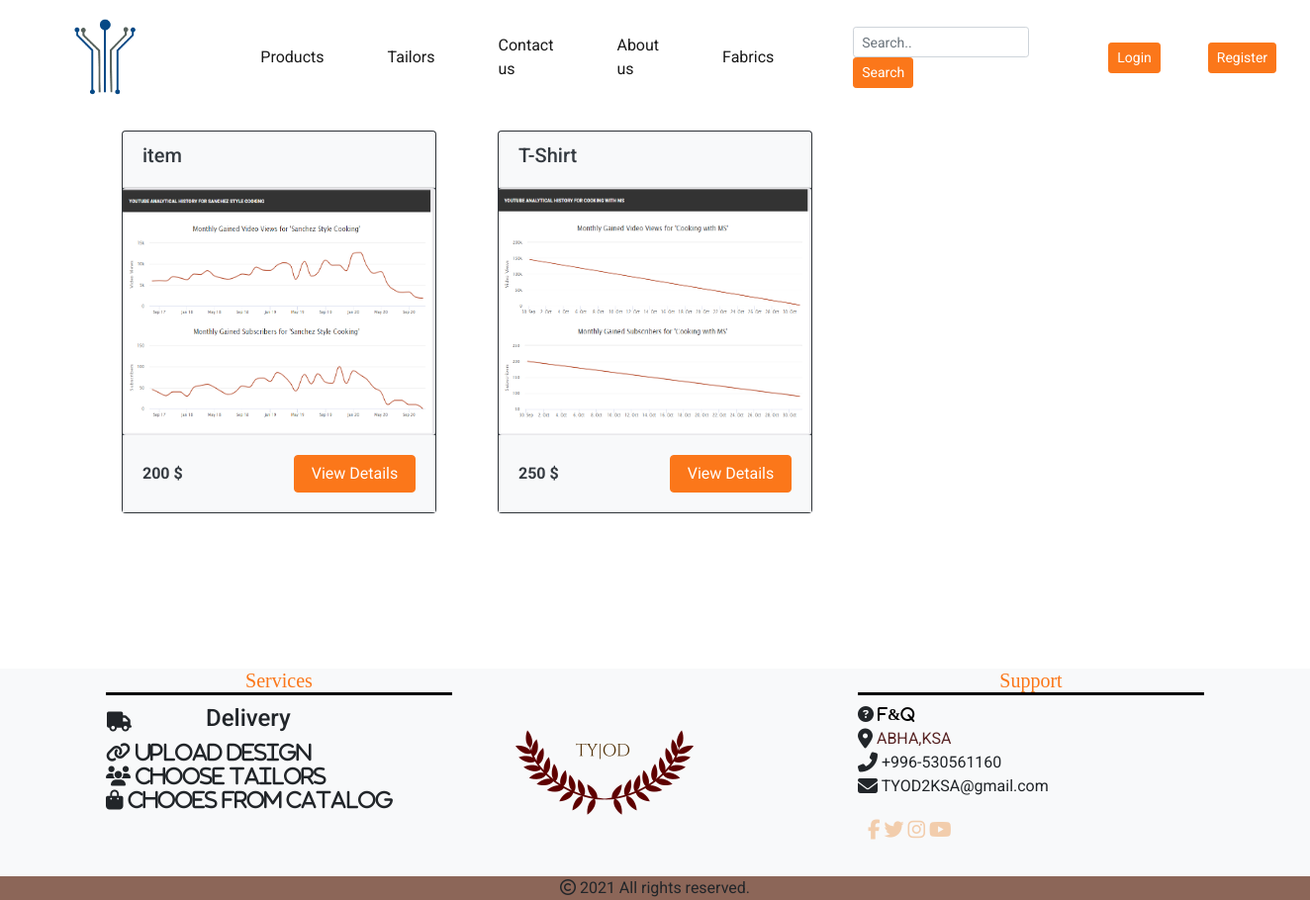
The page /products.php on the database as committed earlier.
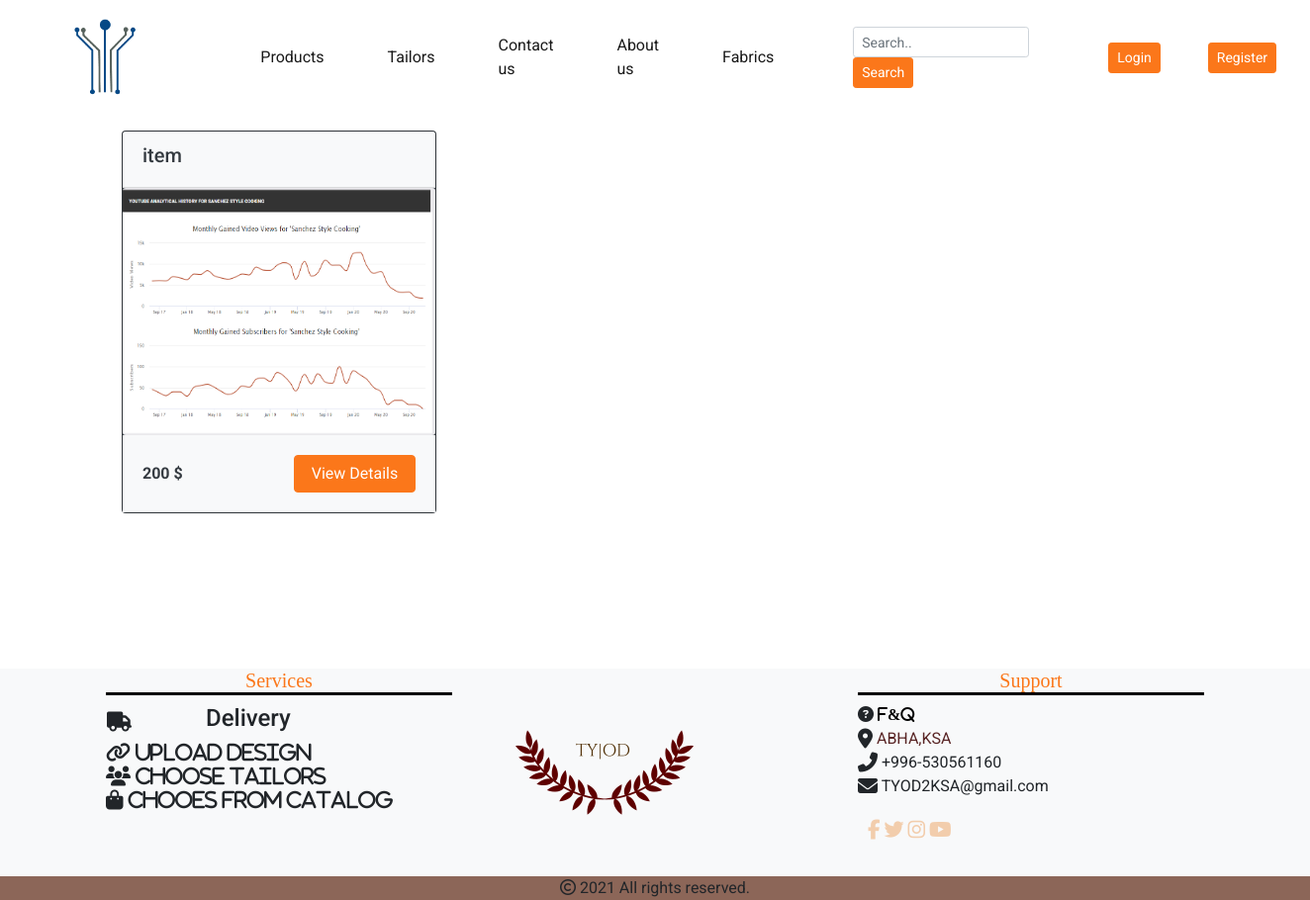
The same page on the database as committed later.
### tables this page shows
CREATE TABLE `premades` (
  `premade_id` int(11) NOT NULL,
  `premade_img` text DEFAULT NULL,
  `premade_price` decimal(10,0) DEFAULT NULL,
  `premade_size` varchar(255) NOT NULL,
  `premade_color` varchar(255) NOT NULL,
  `premade_name` varchar(255) NOT NULL,
  `premade_description` text NOT NULL,
  `premade_tailor_name` varchar(255) NOT NULL,
  `tailor_id` int(11) NOT NULL
);

### productCard.php (the view)
<?php
function renderProductCard($name,$src,$id,$price,$color){
  echo "
    <div class='col-4'>
<div class='card bg-dark text-primary m-3'>
  <div class='card-header bg-light text-dark '>
    <h5>$name</h5>
  </div>
  <div class='card-body p-0' style='height: 250px; width: 100%'>
    <img
      class='card-img'
      style='width: 100%; height: 100%; object-fit: fill'
      src='./images/$src'
    />
  </div>
  <div class='card-body text-dark bg-light'>
    <div class='row align-items-center'>
      <div class='col'>
        <strong>$price $</strong>
      </div>
      <div class='col'>
        <a href='./product.php?id=$id' name='add-to-cart' class='btn btn-primary w-100'
          >View Details</a
        >
      </div>
    </div>
  </div>
</div>
</div>
"; } ?>

### products.php
<?php include './header.php';
include './productCard.php';?>
<div class="container" style="min-height:70vh">
  <div class="row">
<?php
$query="SELECT * FROM premades";
$resultQuery=mysqli_query($conn,$query);
while ($row=mysqli_fetch_assoc($resultQuery)) {
  $src=$row['premade_img'];
renderProductCard($row['premade_name'],$src,$row['premade_id'],$row['premade_price'],$row['premade_color']);
}
?>
 </div>
</div>
<?php include './footer.php'?>

Rows that differ between the two databases and show on the page:
removed premades: premade_name "T-Shirt", premade_img (picture), premade_price "250"
